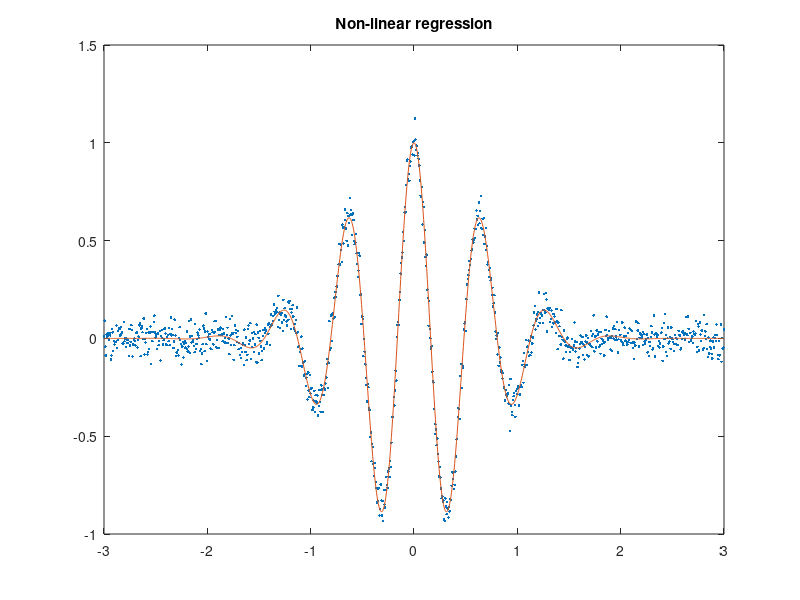

This figure's MATLAB source: (Note: this script raises an error after producing the figure.)
clc;
clear;
close all;

% Define given dataset
x = linspace(-1, 1, 1e3) * 3;
y = cos(x * 5 * (1+rand(1))) .* exp(-(x * (1+rand(1))) .^ 2) ...
    + randn(size(x)) * 0.05;

% Define a lambda for model function which behaves like the actual data
% ...where p(1) is k
% ...where p(2) is w
modelFunction = @(p) cos(p(1) * x) .* exp(-((p(2) * x) .^2));

% Generate lamda for error function which returns the error between the
% model function and the actual data (based on the parameters passed in)
errorFunction = @(p) norm(y - modelFunction(p));

% Minimise error function providing an appropriate parameter estimate
p = fminsearch(errorFunction, [1 2]);

% Upack parameters returned by fminsearch which define the parameters that
% minimise the error function
kOptimum = p(1);
wOptimum = p(2);

yFitted = modelFunction(p);

plot(x, y, '.', x, yFitted, '-');
title('Non-linear regression');
subtitle({ "where k = " + kOptimum, "and w = " + wOptimum});
legend('y', sprintf('%0.4f*exp(-%0.4f*x)', kOptimum, wOptimum));
xlabel('x');
ylabel('y');

% Generate domain for k and w values
k = linspace(-10, 10, 100);
w = linspace(-10, 10, 100);

% Generate meshgrid or broadcast to generate map of k and w values
grid = k * w .';

% Use map to compute the error function


% Use 2D map / contour to visualise the amplitude of error
% Highlight k/w values which minimise the errorFunction, can be grabbed
% from above
